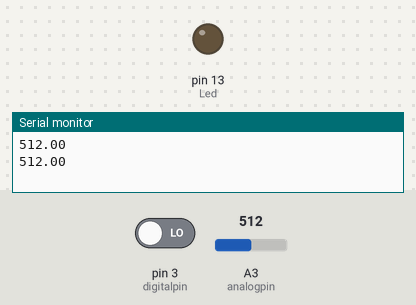
A sketch run on a simulated Arduino Uno, built with avr-gcc and run on an emulated ATmega328P. Shown: output pins drawn as LEDs (lit = HIGH), the last lines printed to the serial monitor. The test bench sets the inputs (shaded band); at power-on: pin 3 (digitalpin) LOW, A3 (analogpin) = 512.

Above: at 1.8 s.
1.9 s: pin 3 (digitalpin) driven HIGH
At 2.3 s:
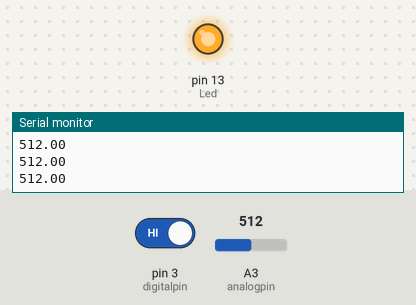
3.5 s: pin 3 (digitalpin) driven LOW
At 5.1 s:
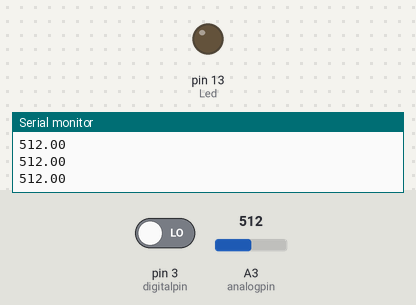
Timing chart, 0 to 6.6 s (numbered marks = the images above; inputs shaded):
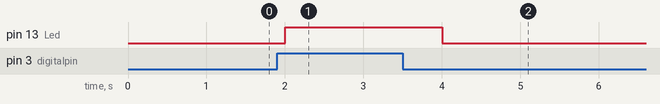

The sketch:

Flamensensor.ino
```cpp
//Example for KY-026
//LED geht an, wenns brennt
//Analoge Werte auslesen, je nach Entfernung zur Flamme


int Led = 13 ;// define LED Interface
int digitalpin = 3; // define the flame sensor interface
int analogpin = A3; // define the flame sensor interface

int val ;// define numeric variables val
float sensor; //read analog value

void setup ()
{
  pinMode (Led, OUTPUT) ;// define LED as output interface
  pinMode (digitalpin, INPUT) ;// output interface defines the flame sensor
  pinMode (analogpin, INPUT) ;// output interface defines the flame sensor
  Serial.begin(9600);
}

void loop ()
{

  //Analoge Werte mit seriellem Monitor oder Plotter auslesen, je nach Entfernung zur Flamme

  sensor = analogRead(analogpin);
  Serial.println(sensor);  // display tempature

 //LED geht an, wenns brennt

  val = digitalRead (digitalpin) ;// digital interface will be assigned a value of 3 to read val
    if (val == HIGH) // When the flame sensor detects a signal, LED flashes
  {
    digitalWrite (Led, HIGH);
  }
  else
  {
    digitalWrite (Led, LOW);
  }
  delay(1000);
}
```

Measured:
- after the input at 1.9 s, pin 13 (Led): LOW → HIGH after 0.10 s
- after the input at 3.5 s, pin 13 (Led): HIGH → LOW after 0.50 s
